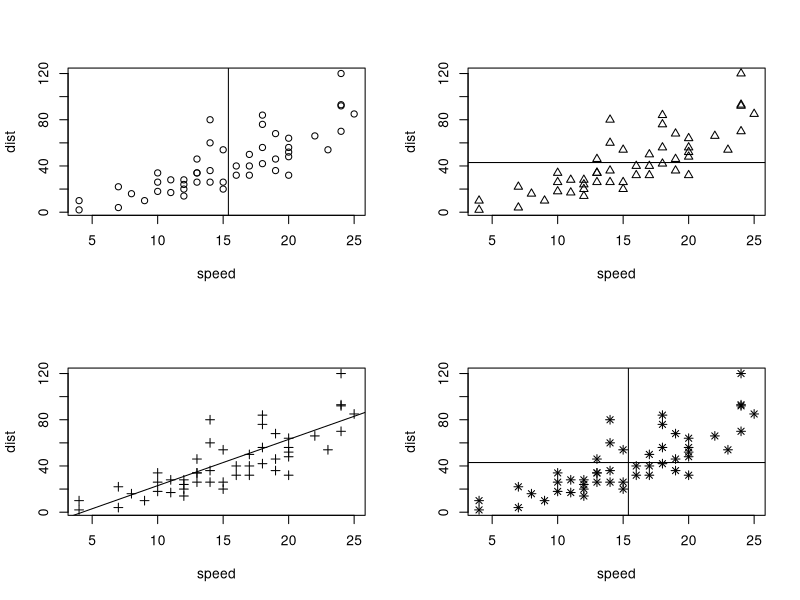
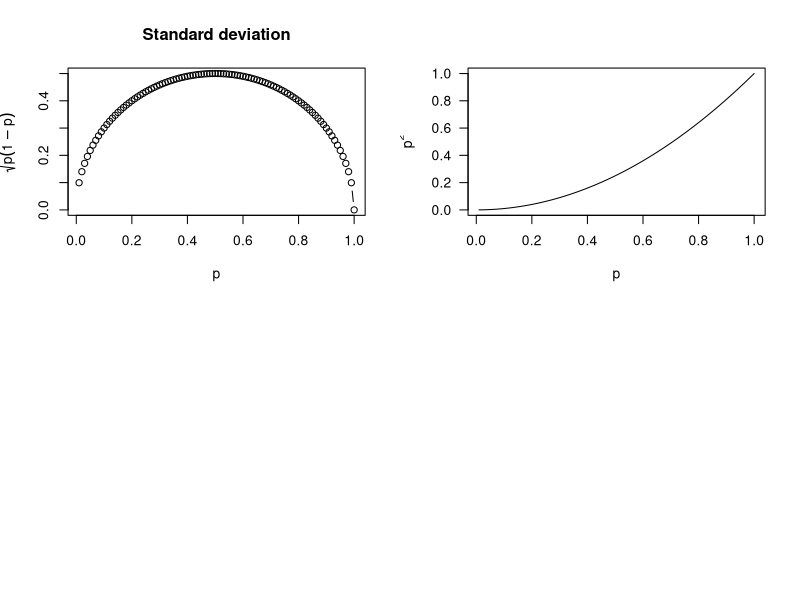
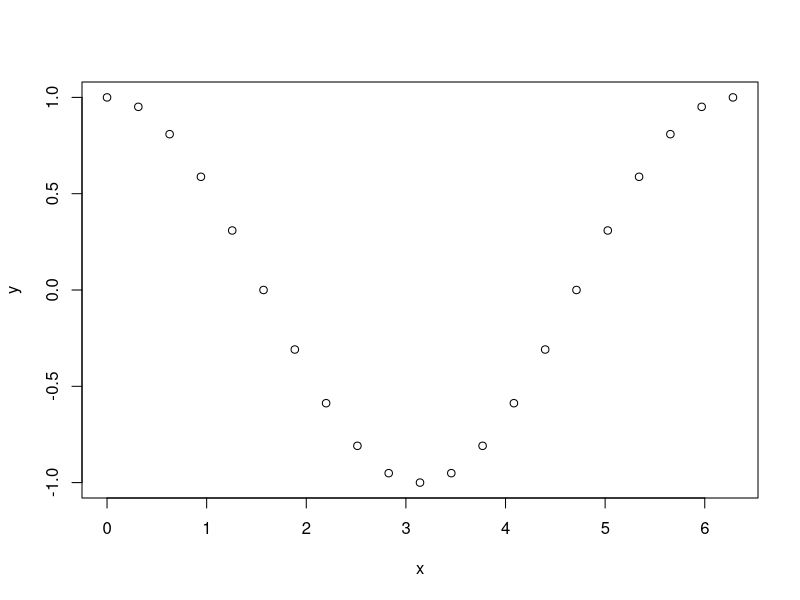
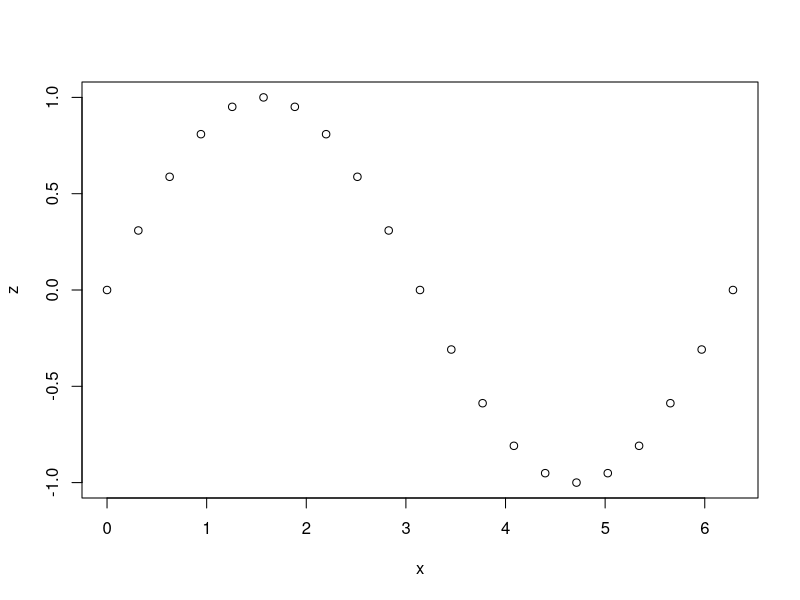
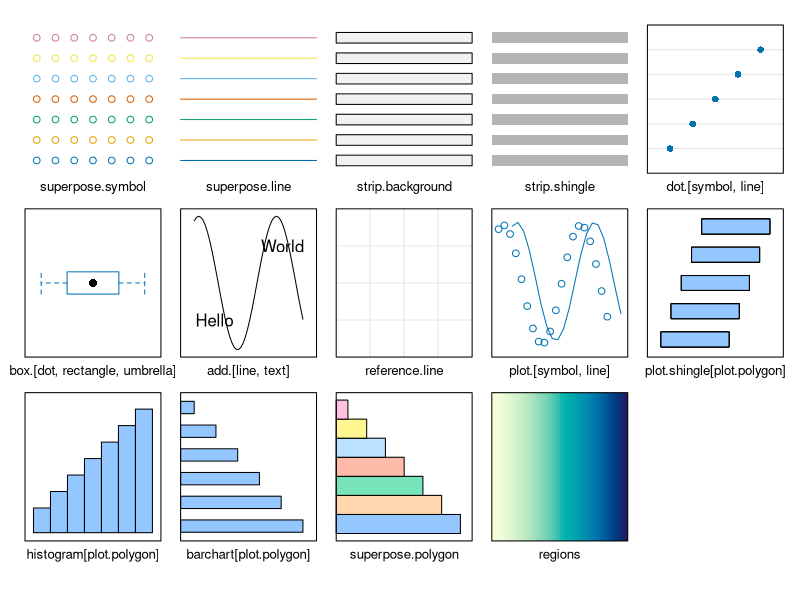
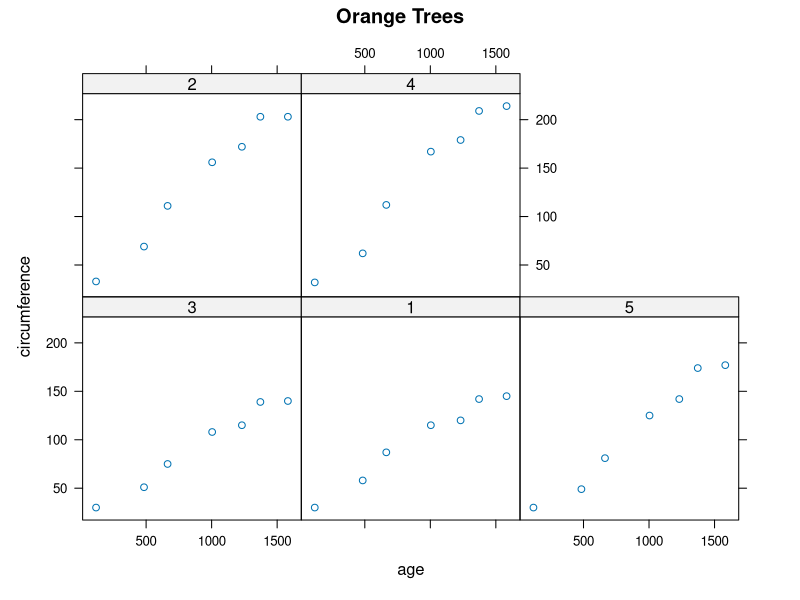
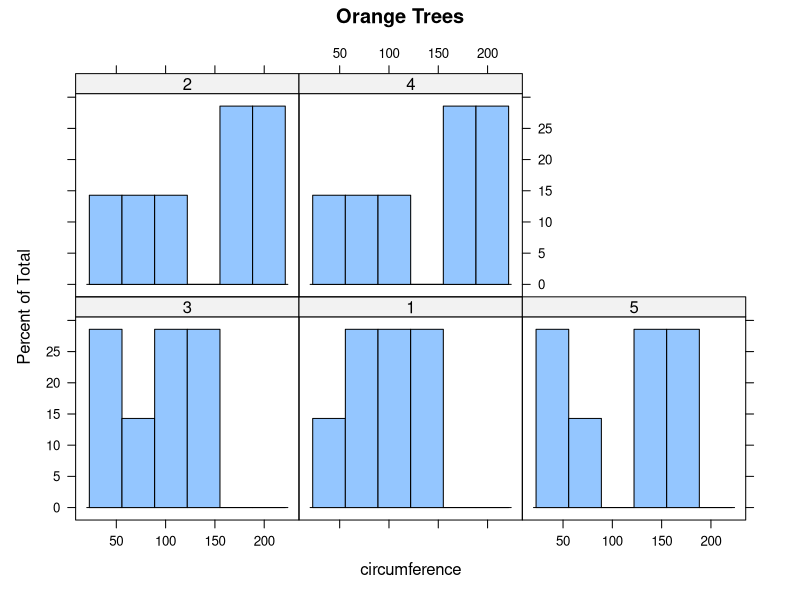
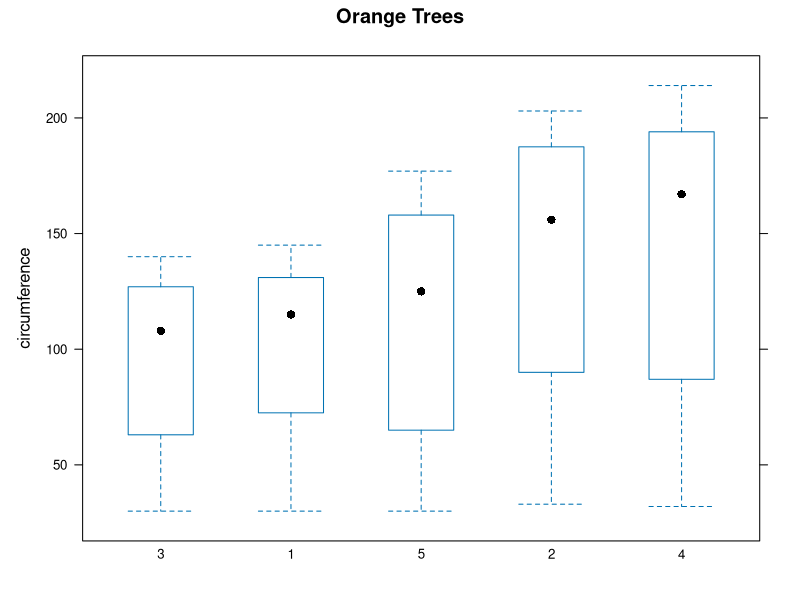

Here is the R script that generated these plots, in order: (Note: this script raises an error after producing the figures.)
#####2.2 그래프 조절 변수
data(cars)
attach(cars)
mean(speed); mean(dist)

par(mfrow=c(2,2))
plot(speed, dist, pch=1)
 abline(v=15.4)
plot(speed, dist, pch=2)
 abline(h=42.98)
plot(speed, dist, pch=3)
 abline(-17,4)	#y=-17+4x
plot(speed, dist, pch=8)
 abline(v=15.4)
 abline(h=42.98)

#####2.3 그래프 좌표축에 수식 쓰기
p=(1:100)/100
plot(p,sqrt(p*(1-p)),ylab=expression(sqrt(p(1-p))),type="b",main="Standard deviation")
plot(p, p*p, ylab=expression(p^2), type="l", las=1)

#####2.4 lattice 패키지
x=(0:20)*pi/10
y=cos(x)
z=sin(x)
win.graph()
plot(x,y)
win.graph()
plot(x,z)

library(lattice)
show.settings()

library(lattice)
head(Orange)
dim(Orange)	#행, 열의 갯수

#산점도
xyplot(circumference~age|Tree, data=Orange, main="Orange Trees")
#히스토그램
histogram(~circumference|Tree, data=Orange, main="Orange Trees")
#둘레 상자그림
bwplot(circumference~Tree, data=Orange, main="Orange Trees")
#나이 상자그림
bwplot(age~Tree, data=Orange, main="Orange Trees")

###산점도 행렬
data(iris)
iris[1,]
library(lattice)
splom(iris[1:4])

###구름 삼차원 산점도
data(iris)
iris[1,]
library(lattice)
cloud(Sepal.Length~Petal.Length*Petal.Width, data=iris, main="Cloud Plot", sub="iris darta")

###평행선 그림
parallel(~iris[1:4]|Species, data=iris)

###모자이크 그림
a=rbind(c(50,30), c(50,70))
colnames(a)=c("male", "female")
rownames(a)=c("survive","nosurvive")
mosaicplot(a,col=2:3)

data(HairEyeColor)
mosaicplot(HairEyeColor, shade=T)

#####2.5 3차원 그래프
x1<-seq(-3,3,length=50)
x2<-seq(-4,4,length=60)
f=function(x1,x2){x1^2+x2^2+x1*x2}
y=outer(x1,x2,FUN=f)
persp(x1,x2,y)	#3차원
contour(x1,x2,y)	#등고선

mu1<-0; mu2<-0; s11<-10; s12<-15; s22<-10; rho<-0.5
x1<-seq(-10,10,length=41); x2<-x1
f<-function(x1,x2){
term1<-1/(2*pi*sqrt(s11*s22*(1-rho^2)))
term2<-1/(2*(1-rho^2))
term3<-(x1-mu1)^2/s11
term4<-(x2-mu2)^2/s22
term5<-2*rho*((x1-mu1)*(x2-mu2))/(sqrt(s11)*sqrt(s22))
term1*exp(-term2*(term3+term4+term5))
}

z<-outer(x1,x2,f)
persp(x1,x2,z,main="Two dimensional Normal Distribution")
contour(x1,x2,z,xlab="x1",ylab="x2",mani="contour plot")

#####2.6 도형 그리기
###사각형
x=c(1,-1,-1,1,1)
y=c(1,1,-1,-1,1)
plot(x,y,type="l", axes=F, xlab="", ylab="")
title("Rectangle")

###원
z=seq(0,2*pi,length=500)
x=sin(z)
y=cos(z)
par(pin=c(5,5))
plot(x,y,type="l", axes=F, xlab="", ylab="")
title("Circle")

###나선
z=seq(6*pi, 30*pi, length=1000)
x=sin(z)/(0.1*z)
y=cos(z)/(0.1*z)
par(pin=c(5,5))
plot(x,y,type="l",axes=F, xlab="", ylab="")
title("Spiral")